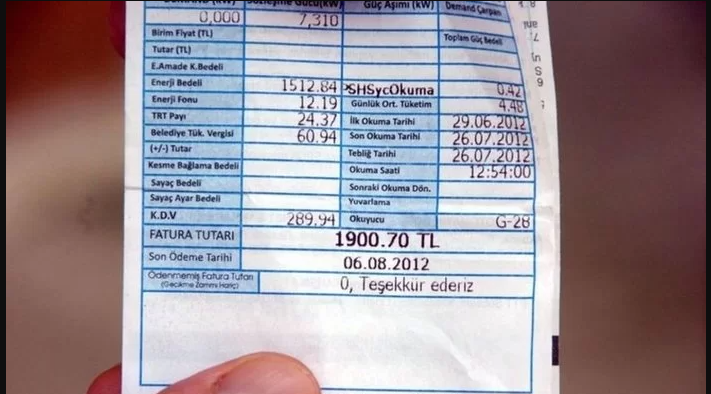
#> input picture ocr_fatura/fatura.png, 711 x 394 px
$ python main.py
#> lines starting #> are read from the running program, lines starting #| are printed output that depends on the picture; after the words box and inside, x2 and y2 are one past the last pixel; in counts of white or black regions, pixels touching at a corner belong together
import pytesseract
import cv2
import numpy as np
import re
import os
from datetime import datetime

class SimpleOCRReader:
    def __init__(self, tesseract_path=None):
        """
        Basit ve etkili OCR okuyucu
        """
        if tesseract_path:
            pytesseract.pytesseract.tesseract_cmd = tesseract_path
        else:
            # Tesseract yolunu otomatik bul
            possible_paths = [
                r"C:\Program Files\Tesseract-OCR\tesseract.exe",
                r"C:\Program Files (x86)\Tesseract-OCR\tesseract.exe",
                r"/opt/homebrew/bin/tesseract",
                r"/usr/bin/tesseract"
            ]

            for path in possible_paths:
                if os.path.exists(path):
                    pytesseract.pytesseract.tesseract_cmd = path
                    print(f"✅ Tesseract: {path}")
                    break

    def create_optimized_versions(self, image_path):
        """
        Sadece en etkili 6-8 versiyon oluştur
        """
        print(f"📷 Görüntü yükleniyor: {image_path}")

        original = cv2.imread(image_path)
        if original is None:
            raise ValueError(f"Görüntü bulunamadı: {image_path}")

        versions = {}

        # 1. Orijinal
        versions['original'] = original

        # 2. 2x büyütülmüş (en etkili)
        scaled_2x = cv2.resize(original, None, fx=2, fy=2, interpolation=cv2.INTER_CUBIC)
        versions['scaled_2x'] = scaled_2x

        # 3. Gri tonlama
        gray = cv2.cvtColor(original, cv2.COLOR_BGR2GRAY)
        versions['grayscale'] = gray

        # 4. Gürültü giderme + 2x büyütme
        scaled_gray = cv2.cvtColor(scaled_2x, cv2.COLOR_BGR2GRAY)
        denoised = cv2.fastNlMeansDenoising(scaled_gray, h=50)
        versions['scaled_denoised'] = denoised

        # 5. OTSU eşikleme (gri üzerinde)
        _, otsu = cv2.threshold(gray, 0, 255, cv2.THRESH_BINARY + cv2.THRESH_OTSU)
        versions['otsu'] = otsu

        # 6. OTSU eşikleme (gürültü giderilmiş üzerinde) - EN ETKİLİ
        _, otsu_denoised = cv2.threshold(denoised, 0, 255, cv2.THRESH_BINARY + cv2.THRESH_OTSU)
        versions['otsu_denoised'] = otsu_denoised

        # 7. Adaptive threshold
        adaptive = cv2.adaptiveThreshold(denoised, 255, cv2.ADAPTIVE_THRESH_GAUSSIAN_C, cv2.THRESH_BINARY, 11, 2)
        versions['adaptive'] = adaptive

        # 8. CLAHE + OTSU
        clahe = cv2.createCLAHE(clipLimit=2.0, tileGridSize=(8,8))
        clahe_img = clahe.apply(gray)
        _, clahe_otsu = cv2.threshold(clahe_img, 0, 255, cv2.THRESH_BINARY + cv2.THRESH_OTSU)
        versions['clahe_otsu'] = clahe_otsu

        print(f"✅ {len(versions)} versiyon hazırlandı")
        return versions

    def extract_text_simple(self, versions, show_images=False):
        """
        Basit metin çıkarma - sadece en etkili yöntemler
        """
        print("🔍 OCR çalışıyor...")

        # En etkili konfigürasyonlar
        configs = ['--psm 6', '--psm 4', '--psm 3']
        languages = ['tur', 'eng']

        all_texts = []

        for name, image in versions.items():
            if show_images:
                cv2.imshow(name, image)
                cv2.waitKey(1000)
                cv2.destroyAllWindows()

            for lang in languages:
                for config in configs:
                    try:
                        text = pytesseract.image_to_string(image, config=f'--oem 3 {config}', lang=lang)
                        if text.strip():
                            all_texts.append({
                                'version': name,
                                'language': lang,
                                'text': text.strip()
                            })
                    except:
                        continue

        print(f"✅ {len(all_texts)} metin çıkarıldı")
        return all_texts

    # [61 lines left out: functions find_amounts, get_best_amount, not called in this run]

    def process_invoice(self, image_path, show_images=False):
        """
        Ana işlem - basit ve hızlı
        """
        print(f"🚀 İşlem başlıyor: {image_path}")
        print("=" * 50)

        try:
            # 1. Görüntü versiyonları (sadece 8 tane)
            versions = self.create_optimized_versions(image_path)

            # 2. Metin çıkar
            texts = self.extract_text_simple(versions, show_images)

            # 3. Tutarları bul
            amounts = self.find_amounts(texts)

            # 4. En iyi tutarı seç
            result = self.get_best_amount(amounts)

            print("=" * 50)
            if result:
                print(f"🎉 BAŞARILI!")
                print(f"💰 Tutar: {result['amount']:.2f} TL")
                print(f"🎯 Güven: {result['confidence']:.1%} ({result['count']}/{result['total']})")
                return {
                    'success': True,
                    'amount': result['amount'],
                    'confidence': result['confidence']
                }
            else:
                print("❌ Tutar bulunamadı!")
                return {'success': False, 'amount': None}

        except Exception as e:
            print(f"❌ Hata: {e}")
            return {'success': False, 'error': str(e)}


# BASİT KULLANIM - Orijinal kodunuz gibi
def simple_test():
    """
    Orijinal kodunuza benzer basit test
    """
    print("🔧 Basit OCR Testi")
    print("=" * 40)

    # Manuel tesseract path (gerekirse)
    # pytesseract.pytesseract.tesseract_cmd = r"C:\Program Files\Tesseract-OCR\tesseract.exe"

    # Test görüntüsü
    try:
        image = cv2.imread('testocr.png')
        if image is not None:
            text = pytesseract.image_to_string(image, lang='eng')
            print("Test metin:")
            print(text if text.strip() else "Metin yok")
            print("****")
        else:
            print("testocr.png bulunamadı")
    except Exception as e:
        print(f"Test hatası: {e}")

    # Fatura işleme
    print("\n📄 Fatura işleniyor...")
    reader = SimpleOCRReader()

    # Fatura işle (görüntüleri göstermek için show_images=True)
    result = reader.process_invoice('fatura.png', show_images=False)
#> in create_optimized_versions, original is the input picture: shape (394, 711, 3); mean B, G, R 150.6, 142.8, 153.4
#> in create_optimized_versions, `gray = cv2.cvtColor(original, cv2.COLOR_BGR2GRAY)`:
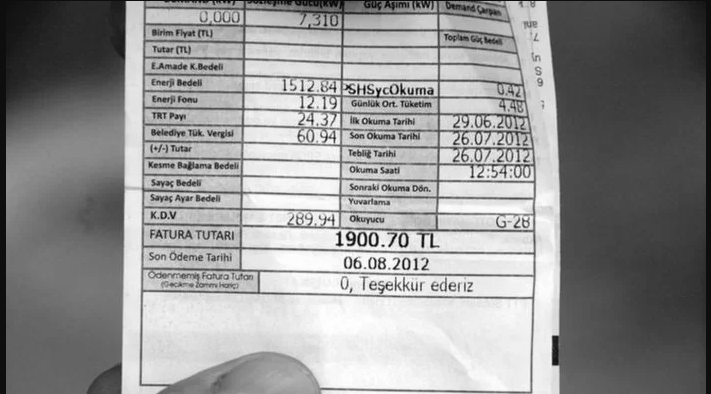
#> gray: shape (394, 711); min 1, max 255, mean 146.9
#> in create_optimized_versions, `denoised = cv2.fastNlMeansDenoising(scaled_gray, h=50)`:
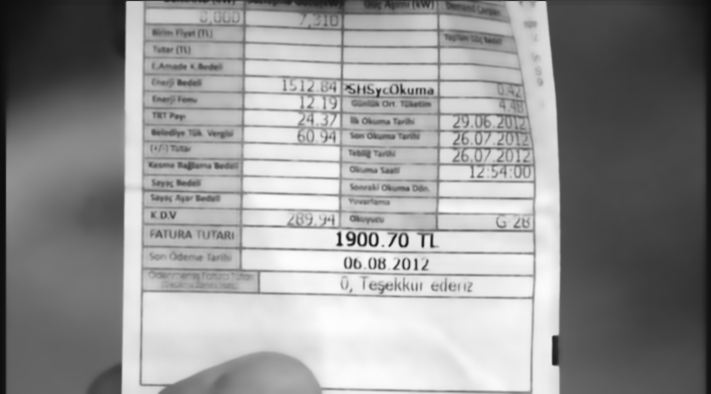
#> denoised: shape (788, 1422) (shown at 1/2 size); min 13, max 253, mean 148.3
#> in create_optimized_versions, `_, otsu = cv2.threshold(gray, 0, 255, cv2.THRESH_BINARY + cv2.THRESH_O..`:
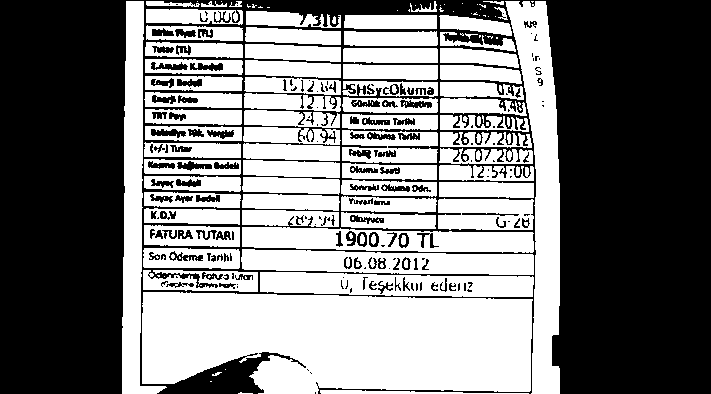
#> otsu: shape (394, 711); 48.6% white; 188 white regions (107 under 20 px), largest, box (x1, y1, x2, y2) and area: (142, 292, 533, 394) 34765, (505, 1, 560, 394) 10495, (122, 1, 167, 394) 7316
#> in create_optimized_versions, `_, otsu_denoised = cv2.threshold(denoised, 0, 255, cv2.THRESH_BINARY +..`:
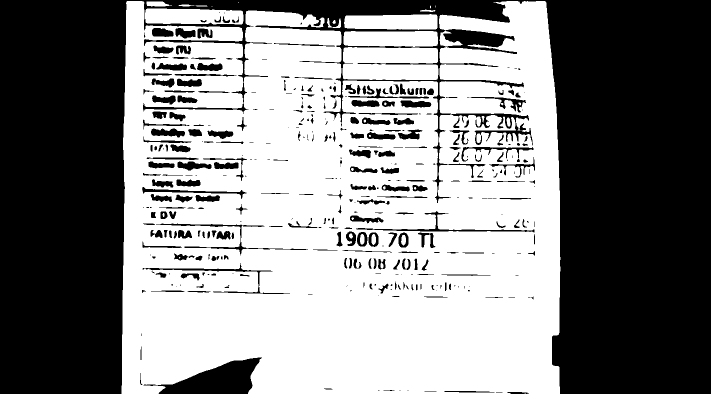
#> otsu_denoised: shape (788, 1422) (shown at 1/2 size); 52.4% white; 397 black regions (136 under 20 px), largest, box (x1, y1, x2, y2) and area: (0, 0, 1422, 788) 476600, (287, 715, 524, 788) 8463, (712, 422, 1069, 465) 1394
#> in create_optimized_versions, `adaptive = cv2.adaptiveThreshold(denoised, 255, cv2.ADAPTIVE_THRESH_GA..`:
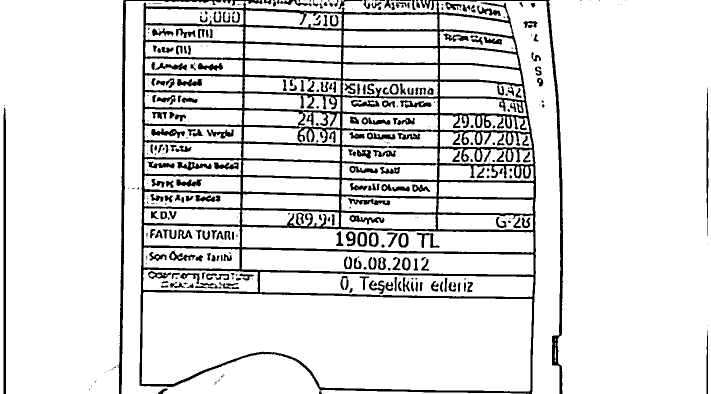
#> adaptive: shape (788, 1422) (shown at 1/2 size); 88.1% white; 419 black regions (156 under 20 px), largest, box (x1, y1, x2, y2) and area: (279, 0, 1126, 788) 85413, (237, 0, 443, 788) 4924, (7, 215, 12, 788) 2823
#> in create_optimized_versions, `clahe_img = clahe.apply(gray)`:
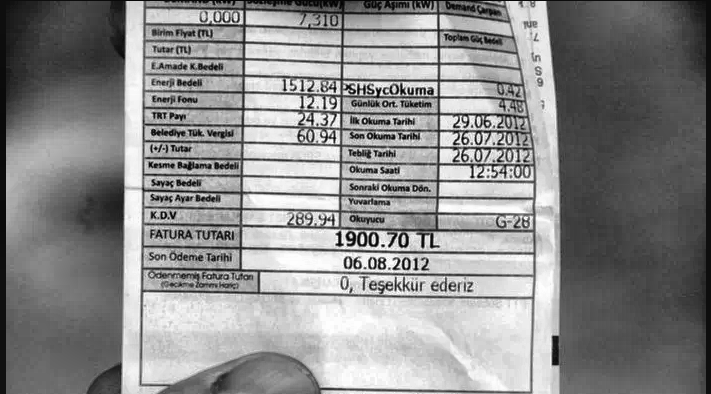
#> clahe_img: shape (394, 711); min 0, max 255, mean 138.9
#> in create_optimized_versions, `_, clahe_otsu = cv2.threshold(clahe_img, 0, 255, cv2.THRESH_BINARY + c..`:
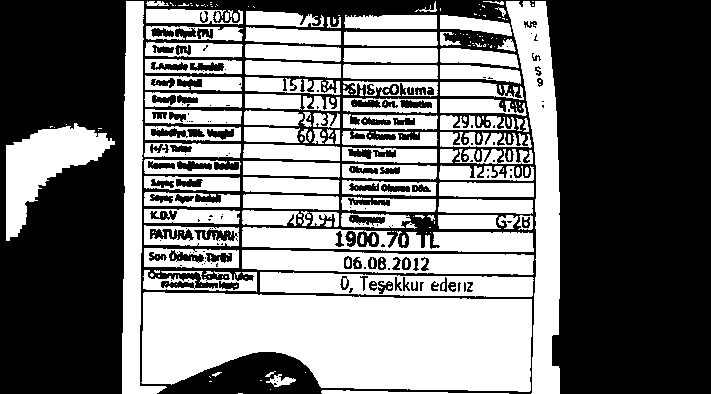
#> clahe_otsu: shape (394, 711); 46.4% white; 273 white regions (160 under 20 px), largest, box (x1, y1, x2, y2) and area: (141, 292, 532, 392) 32504, (506, 1, 560, 394) 10320, (122, 1, 167, 394) 7237
#| ✅ 8 versiyon hazırlandı
#> in process_invoice, `versions = self.create_optimized_versions(image_path)`: versions = 8 items
#> the loop in extract_text_simple, `for name, image in versions.items():` made 1 pass
#> name on pass 1: 'original'
#> after the loop in extract_text_simple, `for name, image in versions.items():`: all_texts = []

    if result['success']:
        print(f"\n✨ SONUÇ: {result['amount']:.2f} TL")
    else:
        print(f"\n❌ Başarısız")


# ÇOK FATURA TESTİ
def test_10_invoices():
    """
    10 farklı fatura testi
    """
    reader = SimpleOCRReader()

    print("🧪 10 Fatura Testi")
    print("=" * 40)

    success_count = 0

    for i in range(1, 11):
        filename = f'fatura{i}.png'
        if os.path.exists(filename):
            print(f"\n{i}. {filename}")
            result = reader.process_invoice(filename, show_images=False)
            if result['success']:
                success_count += 1
                print(f"   ✅ {result['amount']:.2f} TL")
            else:
                print(f"   ❌ Başarısız")
        else:
            print(f"\n{i}. {filename} - dosya yok")

    print(f"\n📊 Başarı: {success_count}/10")


# MANUEL İŞLEM (Orijinal kodunuz tarzı)
# [46 lines left out: function manual_processing, not called in this run]


if __name__ == "__main__":
    # Basit test
    simple_test()
#> (the call stopped at in extract_text_simple, `text = pytesseract.image_to_string(image, config=f'--oem 3 {config}', ..`: pytesseract is not available in this run)

    # Manuel işlem testi (isterseniz)
    # manual_processing()

    # 10 fatura testi (isterseniz)
    choice = input("\n10 fatura testi yapmak ister misiniz? (y/n): ")
#> the answer given: y
    if choice.lower() in ['y', 'yes', 'e', 'evet']:
        test_10_invoices()
